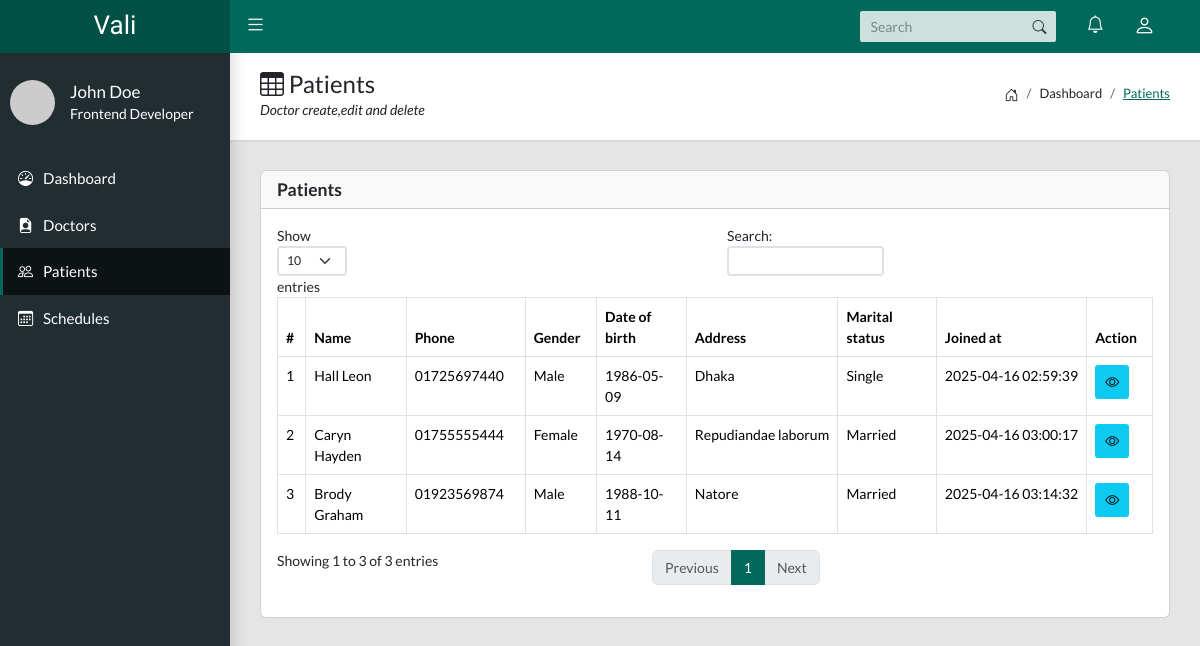
The page /admin/patient.php on the database its author committed.
### tables this page shows
CREATE TABLE `patients` (
  `id` int NOT NULL,
  `user_id` int NOT NULL,
  `name` varchar(255) NOT NULL,
  `phone` varchar(15) NOT NULL,
  `address` text NOT NULL,
  `gender` varchar(255) NOT NULL,
  `dob` date NOT NULL,
  `marital_status` enum('Single','Married') NOT NULL,
  `created_at` timestamp NULL DEFAULT NULL
);

### admin/patient.php (the view, shortened to what this page needs)
<?php
include_once('layout/head.php');
?>
<body class="app sidebar-mini">
    <?php
    include_once('layout/header.php');
    ?>
    <?php
    include_once('layout/sidebar.php');
    ?>
    <main class="app-content">
        <div class="app-title">
            <div>
                <h1><i class="bi bi-table"></i> Patients</h1>
                <p>Doctor create,edit and delete</p>
            </div>
            <ul class="app-breadcrumb breadcrumb side">
                <li class="breadcrumb-item"><i class="bi bi-house-door fs-6"></i></li>
                <li class="breadcrumb-item">Dashboard</li>
                <li class="breadcrumb-item active"><a href="#">Patients</a></li>
            </ul>
        </div>
        <div class="row">
            <div class="col-md-12">
                <div class="card">
                    <div class="card-header">
                        <div class="row align-items-center">
                            <div class="col-md-6">
                                <h5 class="tile-title mb-0">Patients</h5>
                            </div>
                        </div>
                    </div>
                    <div class="card-body">
                        <div class="table-responsive">
                            <table class="table table-hover table-bordered" id="doctorTable">
                                <thead>
                                    <tr>
                                        <th>#</th>
                                        <th>Name</th>
                                        <th>Phone</th>
                                        <th>Gender</th>
                                        <th>Date of birth</th>
                                        <th>Address</th>
                                        <th>Marital status</th>
                                        <th>Joined at</th>
                                        <th>Action</th>
                                    </tr>
                                </thead>
                                <tbody>
                                    <?php
                                    $sql = "SELECT * FROM patients";
                                    $result = $conn->query($sql);
                                    if ($result->rowCount() > 0) {
                                        $rows = $result->fetchAll(PDO::FETCH_OBJ);
                                        foreach ($rows as $row) {
                                    ?>
                                            <tr>
                                                <td><?php echo $row->id; ?></td>
                                                <td><?php echo $row->name; ?></td>
                                                <td><?php echo $row->phone; ?></td>
                                                <td><?php echo $row->gender; ?></td>
                                                <td><?php echo $row->dob; ?></td>
                                                <td><?php echo $row->address; ?></td>
                                                <td><?php echo $row->marital_status; ?></td>
                                                <td><?php echo $row->created_at; ?></td>
                                                <td>
                                                    <a href="show-patient.php?id=<?php echo $row->id; ?>" class="btn btn-info btn-sm"><i class="bi bi-eye"></i></a>
                                                </td>
                                            </tr>
                                    <?php
                                        }
                                    }
                                    ?>
                                </tbody>
                            </table>
                        </div>
                    </div>
                </div>
            </div>
        </div>
    </main>
</body>
</html>

### admin/css/custom.css (style rules this page uses)
.bi { margin-right: 0 !important; }

### rows shown on the page
patients: id "1", name "Hall Leon", phone "01725697440", gender "Male", dob "1986-05-09", address "Dhaka", marital_status "Single", created_at "2025-04-16 02:59:39"
patients: id "2", name "Caryn Hayden", phone "01755555444", gender "Female", dob "1970-08-14", address "Repudiandae laborum", marital_status "Married", created_at "2025-04-16 03:00:17"
patients: id "3", name "Brody Graham", phone "01923569874", gender "Male", dob "1988-10-11", address "Natore", marital_status "Married", created_at "2025-04-16 03:14:32"
